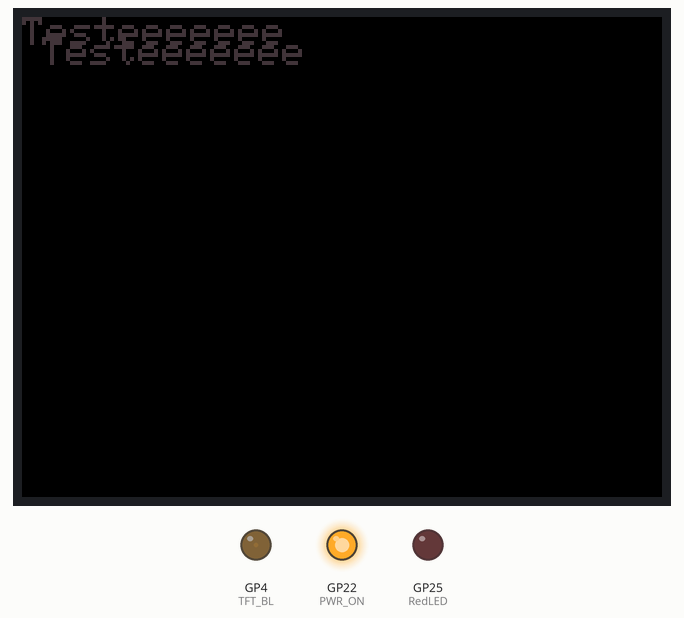
Recording of a sketch running on a simulated Raspberry Pi Pico. Shown: 320×240 colour display, output pins drawn as LEDs (lit = HIGH). Random numbers use the default seed unless the sketch sets one; what the sketch prints to the serial monitor is not drawn.

Above: at 3.0 s.
At 15.76 s:
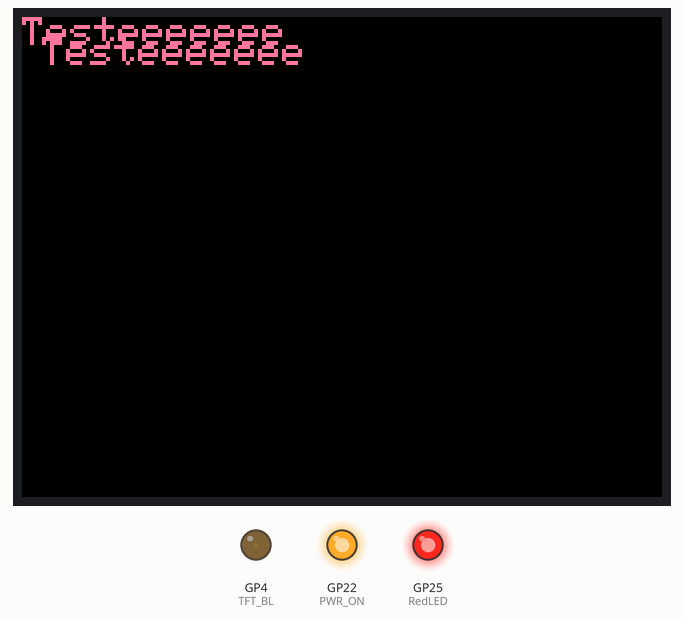
At 23.66 s:
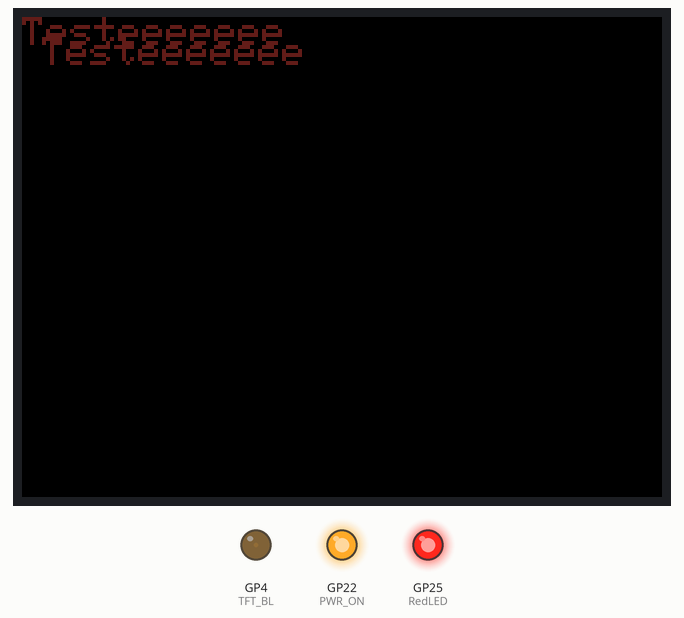
At 39.46 s:
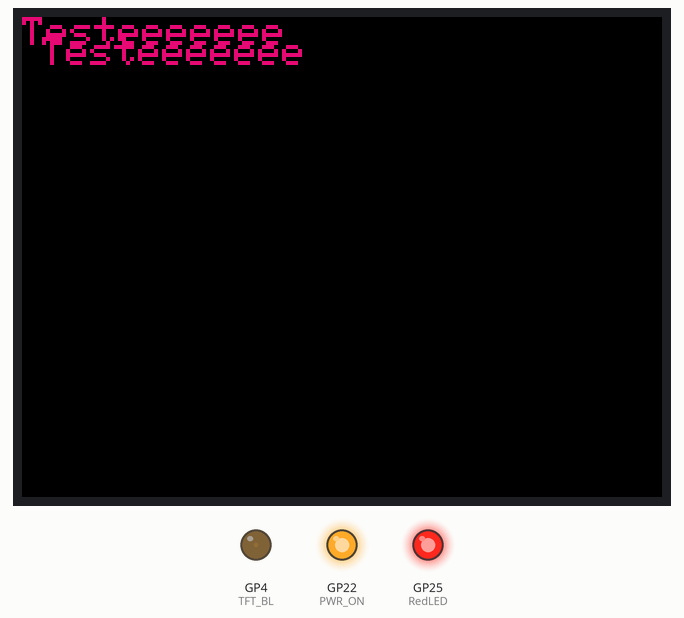
Timing chart, 0 to 40.0 s (numbered marks = the images above):
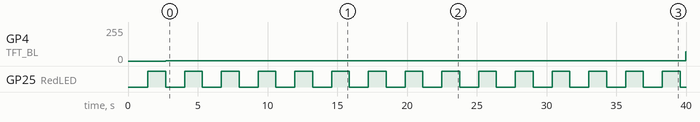

Measured:
- by itself, GP4 (TFT_BL): 0/255 → 1/255 at 2.7 s, → 68/255 37.3 s later
- by itself, GP25 (RedLED): alternates HIGH for 1.3 s and LOW for 1.4 s
- what the display in image 0 shows lasts 2.7 s, from 2.9 s to 5.6 s
- what the display in image 1 shows lasts 2.5 s, from 13.5 s to 16.0 s

The sketch:

LilyGO_T-Display_RP2040.ino
```cpp
#include <TFT_eSPI.h> //Select #include <User_Setups/Setup135_ST7789.h> // Setup file for ESP8266 and ST7789 135 x 240 TFT
//https://github.com/Bodmer/TFT_eSPI

#include <stdio.h>
#include "pico/stdlib.h"
#include "hardware/gpio.h"
#include "hardware/adc.h"

/*
#define TFT_MISO -1
#define TFT_MOSI 3
#define TFT_SCLK 2
#define TFT_CS 5  // Chip select control pin
#define TFT_DC 1  // Data Command control pin
#define TFT_RST 0 // Reset pin (could connect to RST pin) */
#define TFT_BL 4
#define PWR_ON 22
#define BOTTON1 6
#define BOTTON2 7
#define RedLED 25
#define BatVol 26

#define dark()                   \
  for (int i = 0xff; i > 0; i--) \
  {                              \
    delay(5);                    \
    analogWrite(TFT_BL, i);      \
  }                              \
  digitalWrite(RedLED, !digitalRead(RedLED));

#define light()                  \
  for (int i = 0; i < 0xff; i++) \
  {                              \
    delay(5);                    \
    analogWrite(TFT_BL, i);      \
  }                              \
  digitalWrite(RedLED, !digitalRead(RedLED));

TFT_eSPI tft = TFT_eSPI();
const float conversion_factor = 3.3f / (1 << 12);

void setup()
{
  pinMode(PWR_ON, OUTPUT);
  digitalWrite(PWR_ON, 1);

  pinMode(TFT_BL, OUTPUT);
  pinMode(RedLED, OUTPUT);
  digitalWrite(TFT_BL, 0);
  //analogWrite(TFT_BL, 0);

  Serial.begin(115200);

  adc_init();
  adc_gpio_init(26);
  adc_select_input(0);
  tft.init();
  tft.setRotation(1);
  tft.setTextSize(2);
  tft.setSwapBytes(true);

  light();
  Serial.println("Hello Pico");
}

void loop()
{
  static uint8_t select;
  dark();

    tft.fillScreen(TFT_BLACK);
    tft.setCursor(0, 0);
    tft.setTextColor(random(TFT_WHITE));
    tft.printf("Testeeeeeee");
    tft.setCursor(10, 10);
    tft.printf("Testeeeeeee");

  light();
}
```
